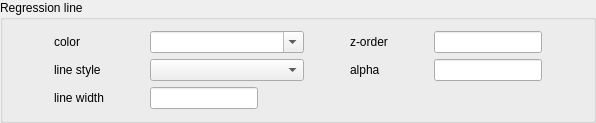
           <widget class="QGroupBox" name="groupBox_16">
            <property name="title">
             <string>Regression line</string>
            </property>
            <layout class="QVBoxLayout" name="verticalLayout_26">
             <item>
              <layout class="QGridLayout" name="gridLayout_10">
               <item row="0" column="6">
                <widget class="QLabel" name="label_40">
                 <property name="text">
                  <string>z-order</string>
                 </property>
                </widget>
               </item>
               <item row="0" column="7">
                <spacer name="horizontalSpacer_77">
                 <property name="orientation">
                  <enum>Qt::Horizontal</enum>
                 </property>
                 <property name="sizeHint" stdset="0">
                  <size>
                   <width>40</width>
                   <height>20</height>
                  </size>
                 </property>
                </spacer>
               </item>
               <item row="1" column="8">
                <widget class="QLineEdit" name="regressionLineAlphaEntry"/>
               </item>
               <item row="3" column="1">
                <widget class="QLabel" name="label_41">
                 <property name="text">
                  <string>line width</string>
                 </property>
                </widget>
               </item>
               <item row="0" column="8">
                <widget class="QLineEdit" name="regressionLineZEntry"/>
               </item>
               <item row="3" column="3">
                <widget class="QLineEdit" name="regressionLineWidthEntry"/>
               </item>
               <item row="1" column="6">
                <widget class="QLabel" name="label_43">
                 <property name="text">
                  <string>alpha</string>
                 </property>
                </widget>
               </item>
               <item row="0" column="0">
                <spacer name="horizontalSpacer_73">
                 <property name="orientation">
                  <enum>Qt::Horizontal</enum>
                 </property>
                 <property name="sizeHint" stdset="0">
                  <size>
                   <width>40</width>
                   <height>20</height>
                  </size>
                 </property>
                </spacer>
               </item>
               <item row="0" column="2">
                <spacer name="horizontalSpacer_78">
                 <property name="orientation">
                  <enum>Qt::Horizontal</enum>
                 </property>
                 <property name="sizeHint" stdset="0">
                  <size>
                   <width>40</width>
                   <height>20</height>
                  </size>
                 </property>
                </spacer>
               </item>
               <item row="1" column="3" colspan="2">
                <widget class="QComboBox" name="regressionLineStyleCombo"/>
               </item>
               <item row="1" column="1">
                <widget class="QLabel" name="label_42">
                 <property name="text">
                  <string>line style</string>
                 </property>
                </widget>
               </item>
               <item row="0" column="1">
                <widget class="QLabel" name="label_39">
                 <property name="text">
                  <string>color</string>
                 </property>
                </widget>
               </item>
               <item row="0" column="5">
                <spacer name="horizontalSpacer_79">
                 <property name="orientation">
                  <enum>Qt::Horizontal</enum>
                 </property>
                 <property name="sizeHint" stdset="0">
                  <size>
                   <width>40</width>
                   <height>20</height>
                  </size>
                 </property>
                </spacer>
               </item>
               <item row="0" column="3" colspan="2">
                <widget class="QComboBox" name="regressionLineColorCombo">
                 <property name="editable">
                  <bool>true</bool>
                 </property>
                </widget>
               </item>
               <item row="3" column="4">
                <spacer name="horizontalSpacer_75">
                 <property name="orientation">
                  <enum>Qt::Horizontal</enum>
                 </property>
                 <property name="sizeHint" stdset="0">
                  <size>
                   <width>40</width>
                   <height>20</height>
                  </size>
                 </property>
                </spacer>
               </item>
               <item row="0" column="9">
                <spacer name="horizontalSpacer_5">
                 <property name="orientation">
                  <enum>Qt::Horizontal</enum>
                 </property>
                 <property name="sizeHint" stdset="0">
                  <size>
                   <width>40</width>
                   <height>20</height>
                  </size>
                 </property>
                </spacer>
               </item>
               <item row="1" column="9">
                <spacer name="horizontalSpacer_6">
                 <property name="orientation">
                  <enum>Qt::Horizontal</enum>
                 </property>
                 <property name="sizeHint" stdset="0">
                  <size>
                   <width>40</width>
                   <height>20</height>
                  </size>
                 </property>
                </spacer>
               </item>
              </layout>
             </item>
            </layout>
           </widget>
